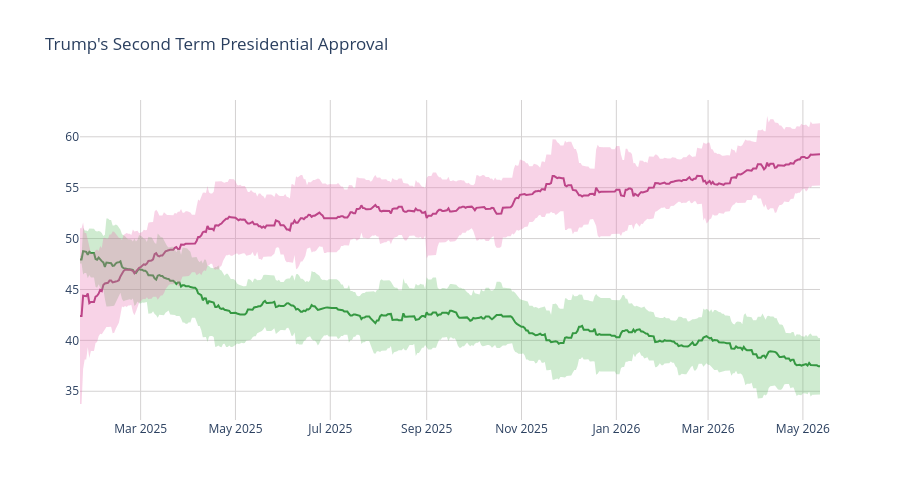

The notebook cell saved with this chart:
### Code cell
disappr_ci_hex = "#e86eaf"
appr_ci_hex = "#60be65"
disappr_ci_rgba = "rgba(232, 110, 175, 0.3)"
appr_ci_rgba = "rgba(96, 190, 101, 0.3)"
grid_col = "#d4d2d2"


# Approve
fig = go.Figure(go.Scatter(
    x=pres['end_date'],
    y=pres['approve'],
    hovertemplate="%{y:.2f}%",
    name="<b>Approve</b>",
    line=dict(color="#228833"),
    showlegend=False
))

# Disapprove
fig.add_trace(go.Scatter(
    x=pres['end_date'],
    y=pres['disapprove'],
    hovertemplate="%{y:.2f}%",
    name="<b>Disapprove</b>",
    line=dict(color="#aa3377"),
    showlegend=False
    )
)

# Approve CI
fig.add_traces([

    # Upper bound
    go.Scatter(
        x=pres['end_date'],
        y=pres['approve_upper_ci'],
        marker=dict(color=appr_ci_hex),
        line=dict(width=0),
        mode='lines',
        showlegend=False,
        hoverinfo="skip"
    ),

    # Lower bound
    go.Scatter(
        x=pres['end_date'],
        y=pres['approve_lower_ci'],
        marker=dict(color=appr_ci_hex),
        line=dict(width=0),
        mode='lines',
        fillcolor=appr_ci_rgba,
        fill="tonexty",
        showlegend=False,
        hoverinfo="skip"
    )
])

# Disapprove CI
fig.add_traces([

    # Upper bound
    go.Scatter(
        x=pres['end_date'],
        y=pres['disapprove_upper_ci'],
        marker=dict(color=disappr_ci_hex),
        line=dict(width=0),
        mode='lines',
        showlegend=False,
        hoverinfo="skip"
    ),

    # Lower bound
    go.Scatter(
        x=pres['end_date'],
        y=pres['disapprove_lower_ci'],
        marker=dict(color=disappr_ci_hex),
        line=dict(width=0),
        mode='lines',
        fillcolor=disappr_ci_rgba,
        fill="tonexty",
        showlegend=False,
        hoverinfo="skip"
    )
])

fig.update_layout(
    title=dict(text="Trump's Second Term Presidential Approval"),
    hovermode="x"
)

fig.update_xaxes(gridcolor=grid_col)
fig.update_yaxes(gridcolor=grid_col)

fig.update_layout(hovermode="x", hoverlabel_align="right", plot_bgcolor="rgba(0, 0, 0, 0)", height=500)
fig.show()

### Figure 1 — Plotly figure (JSON) as saved in the notebook; plotly's stock layout.template omitted (floating-point values rounded to 4 significant figures; data arrays with more than 128 entries replaced by an {"elided": "..."} marker saying what was removed)
{"data": [{"hovertemplate": "%{y:.2f}%", "line": {"color": "#228833"}, "name": "<b>Approve</b>", "showlegend": false, "type": "scatter", "x": {"elided": "477 str values"}, "y": {"elided": "477 float values"}}, {"hovertemplate": "%{y:.2f}%", "line": {"color": "#aa3377"}, "name": "<b>Disapprove</b>", "showlegend": false, "type": "scatter", "x": {"elided": "477 str values"}, "y": {"elided": "477 float values"}}, {"hoverinfo": "skip", "line": {"width": 0}, "marker": {"color": "#60be65"}, "mode": "lines", "showlegend": false, "type": "scatter", "x": {"elided": "477 str values"}, "y": {"elided": "477 float values"}}, {"fill": "tonexty", "fillcolor": "rgba(96, 190, 101, 0.3)", "hoverinfo": "skip", "line": {"width": 0}, "marker": {"color": "#60be65"}, "mode": "lines", "showlegend": false, "type": "scatter", "x": {"elided": "477 str values"}, "y": {"elided": "477 float values"}}, {"hoverinfo": "skip", "line": {"width": 0}, "marker": {"color": "#e86eaf"}, "mode": "lines", "showlegend": false, "type": "scatter", "x": {"elided": "477 str values"}, "y": {"elided": "477 float values"}}, {"fill": "tonexty", "fillcolor": "rgba(232, 110, 175, 0.3)", "hoverinfo": "skip", "line": {"width": 0}, "marker": {"color": "#e86eaf"}, "mode": "lines", "showlegend": false, "type": "scatter", "x": {"elided": "477 str values"}, "y": {"elided": "477 float values"}}], "layout": {"height": 500, "hoverlabel": {"align": "right"}, "hovermode": "x", "plot_bgcolor": "rgba(0, 0, 0, 0)", "title": {"text": "Trump's Second Term Presidential Approval"}, "xaxis": {"gridcolor": "#d4d2d2"}, "yaxis": {"gridcolor": "#d4d2d2"}}}
